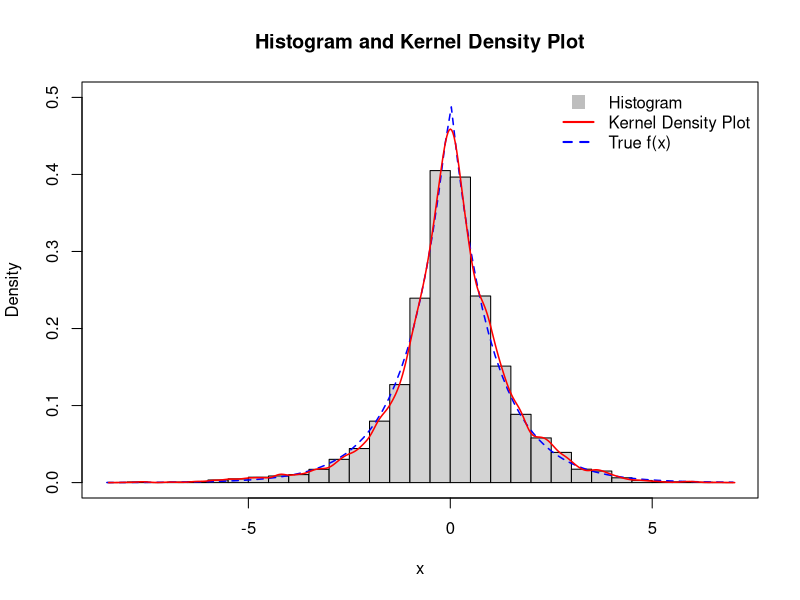
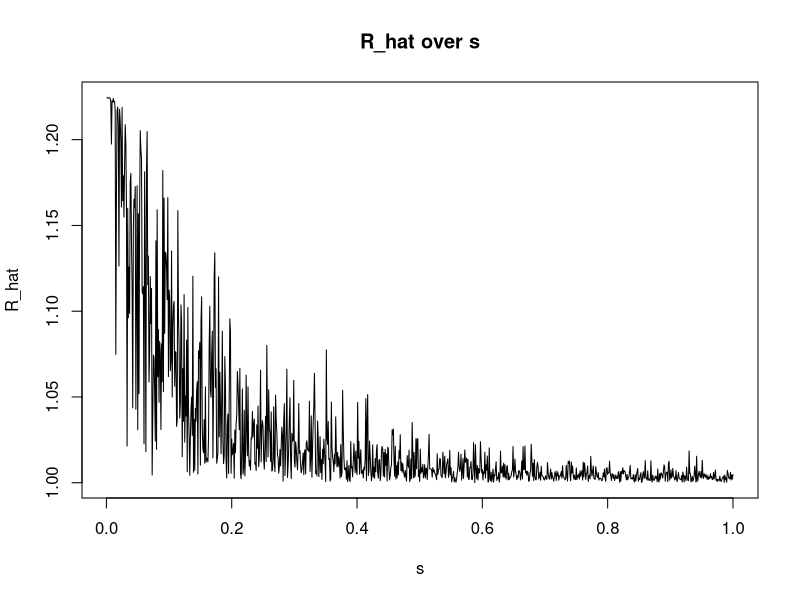

These figures' R source, in order:
## ---- chunk 1
# Define f(x)
f <- function(x) {
  return(0.5 * exp(-abs(x)))
}

# Set up parameters
x0 <- 0
N <- 10000
s <- 1

# Initialise variables
x <- numeric(N)
x[1] <- rnorm(1)

# Implement the Random walk Metropolis algorithm
for (i in 2:N) {
  # Simulate a proposal from a normal distribution
  y <- rnorm(1, x[i-1], s)
  
  # Compute the ratio
  ratio <- f(y) / f(x[i-1])
  
  # Generate a uniform random number
  u <- runif(1)
  
  # Check if the proposal is accepted
  if (log(u) < log(ratio)) {
    x[i] <- y
  } else {
    x[i] <- x[i-1]
  }
}

# Plot Histogram
hist(x, probability = TRUE, main = "Histogram and Kernel Density Plot", breaks = 50, ylim = c(0, 0.5))

# Plot Theoretical f(x)
curve(f, add = TRUE, col = "blue", lwd = 1.5, lty = 2)

# Plot Kernel Density Plot
lines(density(x), col = "red", lwd = 1.5)

# Add legend
legend("topright", legend = c("Histogram", "Kernel Density Plot", "True f(x)"),
       bty = "n",
       lty = c(0, 1, 2),
       col = c("grey", "red", "blue"),
       lwd = c(0, 2, 2),
       pch = c(22, NA, NA),
       pt.bg = c("grey", NA, NA),
       pt.cex = 2)

# Format the plot
box()

# Display statistics
cat("Sample Mean:", mean(x), "\n")
cat("Sample Standard Deviation:", sd(x), "\n")
## ---- chunk 2
# Set parameters
N <- 2000
J <- 4
s_values <- seq(0.001, 1, length.out = 1000)

# Function to implement random walk Metropolis algorithm and calculate chains
metropolis_algorithm <- function(N, s, J) {
  chains <- matrix(0, nrow = N, ncol = J)
  
  for (j in 1:J) {
    # Initialise variables
    x <- numeric(N)
    x[1] <- rnorm(1, 0, 1)
    for (i in 2:N) {
      y <- rnorm(1, x[i-1], s)
      ratio <- f(y) / f(x[i-1])
      u <- runif(1)
      if (log(u) < log(ratio)) {
        x[i] <- y
      } else {
        x[i] <- x[i-1]
      }
    }
    chains[, j] <- x
  }
    
  return(chains)
}

# Function to calculate R_hat
calculate_R_hat <- function(chains) {
  # Compute Mj and Vj for each chain
  Mj_values <- apply(chains, 2, mean)
  Vj_values <- apply((chains - apply(chains, 2, mean))^2, 2, mean)
  
  # Compute the overall within sample variance W
  W <- mean(Vj_values)
  
  # Compute the overall sample mean M
  M <- mean(Mj_values)
  
  # Compute the between sample variance B
  B <- mean((Mj_values - M)^2)
  
  # Compute R_hat
  R_hat <- sqrt((B + W) / W)
  
  return(R_hat)
}

# Calculate R_hat for different s values
R_hat_values <- numeric(length(s_values))
for (i in 1:length(s_values)) {
  chains <- metropolis_algorithm(N, s_values[i], J)
  R_hat_values[i] <- calculate_R_hat(chains)
}

# Plot R_hat values
plot(s_values, R_hat_values, type = "l", xlab = "s", ylab = "R_hat", main = "R_hat over s")

# Display statistics for s value, s = 0.001
s <- 0.001
chains <- metropolis_algorithm(N, s, J)
R_hat <- calculate_R_hat(chains)
cat("R_hat for s =", s, ":", R_hat, "\n")

# Display statistics for s = 1, to show convergence
s <- 1
chains <- metropolis_algorithm(N, s, J)
R_hat <- calculate_R_hat(chains)
cat("As s values increases, R_hat comes close to 1, for example R_hat for s =", s, ":", R_hat, "\n")
